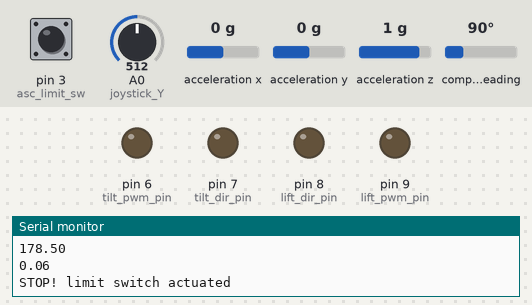
Simulated run of this sketch. Board: Arduino Uno, built with avr-gcc and run on an emulated ATmega328P. Parts: output pins drawn as LEDs (lit = HIGH), the last lines printed to the serial monitor. The inputs (shaded band) are chosen by the test bench; at power-on: acceleration y 0 g, A0 (joystick_Y) = 512, pin 3 (asc_limit_sw) HIGH, acceleration z 1 g, acceleration x 0 g, compass heading 90°.

Above: at 4.2 s.
4.3 s: acceleration y set to -0.4 g
7.3 s: acceleration y set to -0.7 g
8.8 s: A0 (joystick_Y) set to 783
11.8 s: A0 (joystick_Y) set to 818
At 12.2 s:
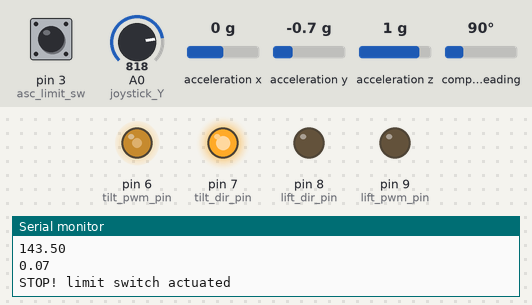
13.3 s: pin 3 (asc_limit_sw) pulled LOW for 0.15 s
At 13.42 s:
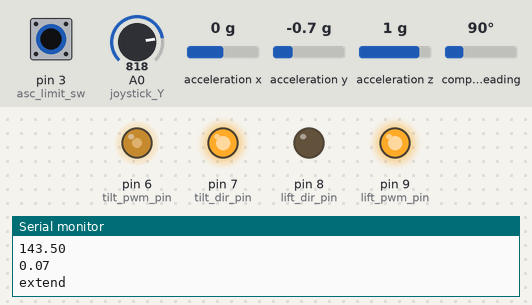
14.9 s: acceleration z set to 0.5 g
17.9 s: acceleration z set to 0.2 g
Timing chart, 0 to 20.4 s (numbered marks = the images above; inputs shaded):
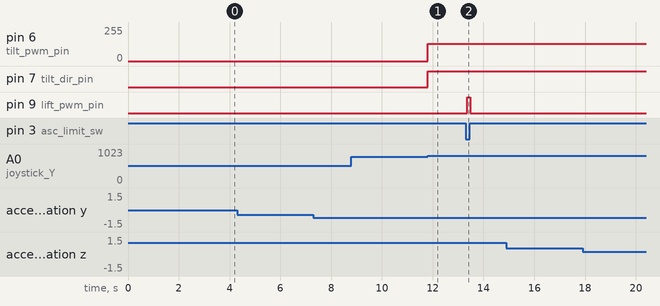

Measured:
- the behaviour switches between 799 and 800 on A0 (joystick_Y) (found by bisection; images 0 and 1)
- after the input at 11.8 s, pin 6 (tilt_pwm_pin): 0/255 → 128/255 at once; pin 7 (tilt_dir_pin): LOW → HIGH at once
- after the input at 13.3 s, pin 9 (lift_pwm_pin): LOW → HIGH after 0.06 s, → LOW 0.13 s later

The sketch:

seat_lift_mechanism_pid.ino
```cpp
  #include <Wire.h>
  #include <Adafruit_Sensor.h>
  #include <Adafruit_BNO055.h>
  #include <utility/imumaths.h>

#define tilt_pwm_pin 6
#define tilt_dir_pin 7
#define lift_dir_pin 8
#define lift_pwm_pin 9
#define asc_limit_sw 3
#define desc_limit_sw 4
#define joystick_Y A0


Adafruit_BNO055 bno = Adafruit_BNO055(55);
float theta_z;
float theta_ref = 1.5;
int start = 0;

int lift_dir = 0, tilt_dir = 0;
int lift_pwm = 0, tilt_pwm = 0;
int asc_sw_state = 0, desc_sw_state = 0;

float k_p = -100.0, k_i = 0.0, k_d = -30.0;
unsigned long lastTime = 0;
unsigned long now = 0;
float error_z;
float last_error_z = 0.0;
float dt;
float error_sum_z = 0.0;
float delta_error_z;
float out_pwm;

void setup() {
  Serial.begin(9600);
  // put your setup code here, to run once:
  pinMode(tilt_pwm_pin, OUTPUT);
  pinMode(tilt_dir_pin, OUTPUT);
  pinMode(lift_dir_pin, OUTPUT);
  pinMode(lift_pwm_pin, OUTPUT);
  pinMode(asc_limit_sw, INPUT);
  pinMode(desc_limit_sw, INPUT);
  //analogWrite(lift_pwm_pin,128);
  //digitalWrite(lift_dir_pin,HIGH);
  //delay(1000);

  Serial.println("Orientation Sensor Test"); Serial.println("");

  /* Initialise the sensor */
  if (!bno.begin())
  {
    /* There was a problem detecting the BNO055 ... check your connections */
    Serial.print("Ooops, no BNO055 detected ... Check your wiring or I2C ADDR!");
    while (1);
  }

  delay(1000);
  bno.setExtCrystalUse(true);
  delay(2000);
}

void loop() {

  Serial.println(analogRead(joystick_Y));
  if (analogRead(joystick_Y) <= 200)
  {
    digitalWrite(tilt_dir_pin, LOW);
    analogWrite(tilt_pwm_pin, 128);
    Serial.println("Tilt forward");
  }
  else if (analogRead(joystick_Y) >= 800)
  {
    digitalWrite(tilt_dir_pin, HIGH);
    analogWrite(tilt_pwm_pin, 128);
    Serial.println("Tilt backward");
  }
  else
  {
    analogWrite(tilt_pwm_pin, 0);
  }

  sensors_event_t event;
  bno.getEvent(&event);
  theta_z = event.orientation.z;
  if (theta_z < 0)
  {
    theta_z = -theta_z - 180.0;
  }
  else
  {
    theta_z = 180.0 - theta_z;
  }


  error_z = theta_ref - theta_z;
  Serial.println((-1) * (error_z));

  if (start == 0)
  {
    out_pwm = k_p * error_z;
    start = 1;
    now = millis();
    lastTime = now;

  }
  else
  {
    now = millis();
    dt = (now - lastTime) / 1000.0;
    lastTime = now;
    error_sum_z += error_z * dt;
    delta_error_z = (error_z - last_error_z) / dt;
    out_pwm = k_p * error_z + k_d * delta_error_z;

  }
  last_error_z = error_z;
  Serial.println(dt);
  if (((out_pwm > (-30) && out_pwm <= 0) || ((out_pwm < 30 && out_pwm >= 0 )))) //pwm=0 for lift actuator dead zone
  {
    lift_pwm = 0;
    Serial.println("STOP!");
  }
  else if (out_pwm <= (-30) && (digitalRead(desc_limit_sw) == LOW))  //retraction of lift actuator
  {
    lift_pwm = int(constrain(abs(out_pwm), 30, 255));
    lift_dir = 1;
    Serial.print("retract\t");
    Serial.println(lift_pwm);
  }
  else if (out_pwm >= 30 && (digitalRead(asc_limit_sw) == LOW))    //extension of lift actuator
  {
    lift_pwm = int(constrain(abs(out_pwm), 30, 255));
    lift_dir = 0;
    Serial.println("extend");
  }
  else
  {
    Serial.println("STOP! limit switch actuated");
    lift_pwm = 0;
  }

  analogWrite(lift_pwm_pin, lift_pwm);
  digitalWrite(lift_dir_pin, lift_dir);

  Serial.print(lift_pwm);
  Serial.print("\t");
  Serial.print(lift_dir);
  Serial.println("\n");

}
```
